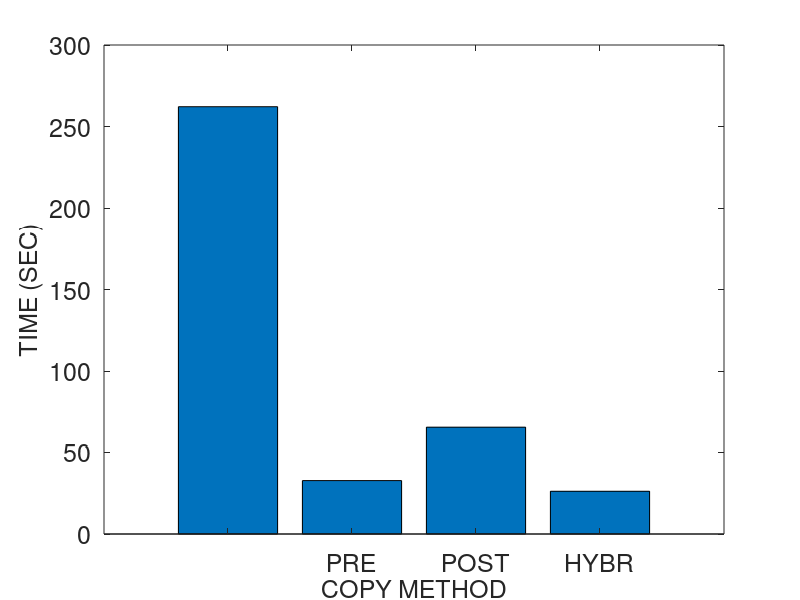
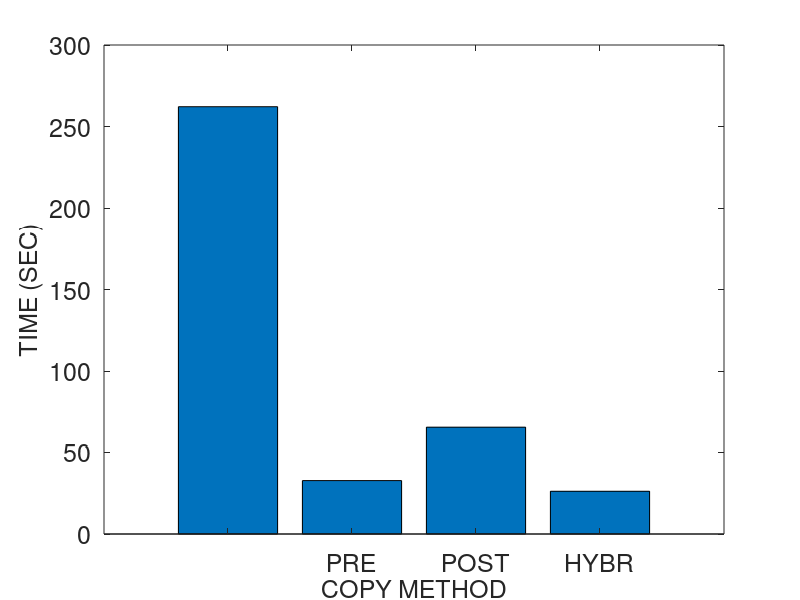
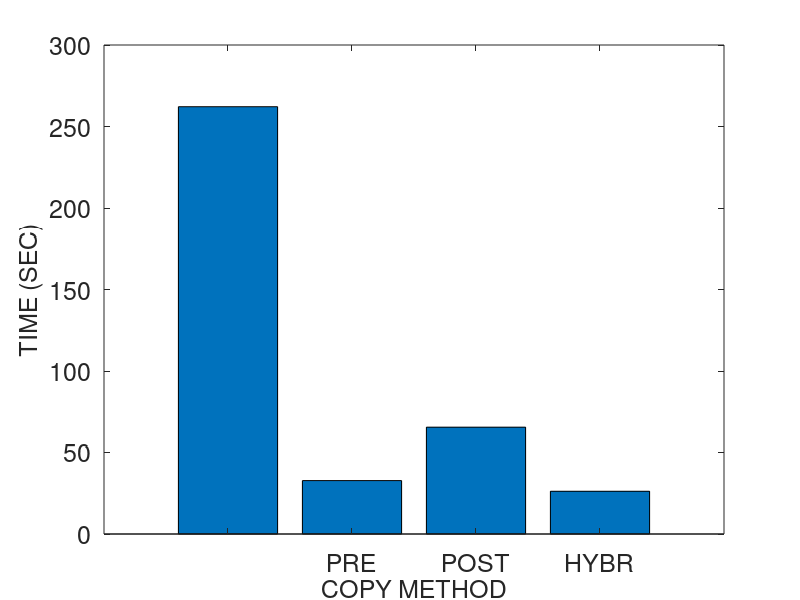
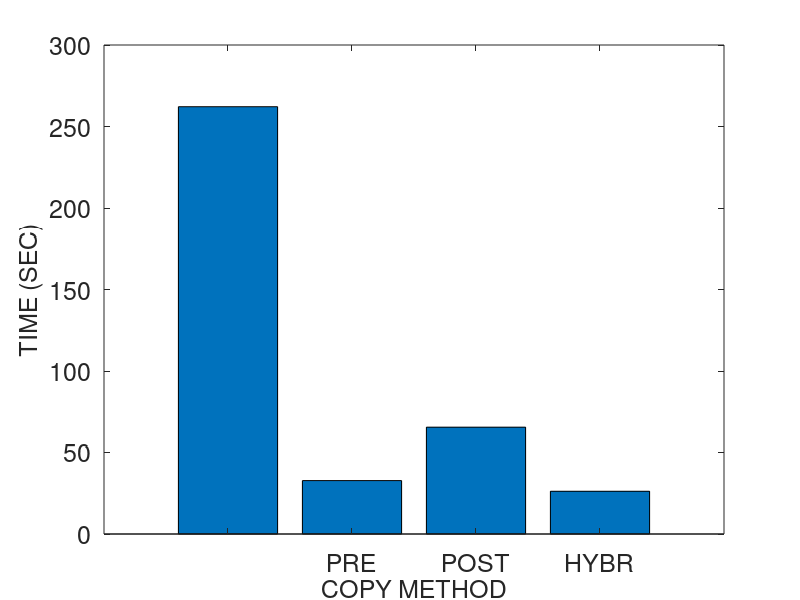

Write MATLAB code to recreate these figures, in order.
% basic hybrid copy migration
% memory size in MB
r = 4096
r *= 1024 % convert to KB

% page dirty rate in percent (%): against to total memory pages
readrate = 0
prefix = strcat ("M4G_R", num2str(readrate))
readrate /= 100

dirtyrate = 100 
prefix = strcat (prefix, "_W", num2str(dirtyrate))
dirtyrate /= 100

% prediction accuracy 0 through 1
acc = 0.2
%acc = 1
%acc = 0

pagesize = 4 % in KB
numpages = r / pagesize

% delta compression rate
comp = 0.5 

% amount of CPU and device states in KB 
scinfo = 100

% working set size in number of pages
wss = numpages * 0.25

% 0: zero, 1: read, 2: dirtied, 3: inactive data
mem = zeros(1, numpages);

run = 1

prefix = strcat (prefix, "_acc", num2str(acc), "_r", num2str(run))

% bandwidth in gbps
b = 1000 
b = b * 1024/8 % convert to KB

fontsize = 18
%fontsize = 20

totaltime = 0;
downtime = 0;
totaldata = 0;

A = zeros(4, 3);

%%%%%%%%%%%%%%%%%%%%%%%%%%%%%%
% precopy migration
%%%%%%%%%%%%%%%%%%%%%%%%%%%%%%
fprintf('\n')
disp('==================== Precopy migration ====================')
% iterations
present = numpages * pagesize
iter = 0
while present > 50 && iter < 29 && totaldata < 4*r
	pretime = present / b
	totaltime += pretime
	totaldata += present
	present = numpages * pagesize * dirtyrate 
	%dirts = wss * dirtyrate
	iter += 1
end

% stop-and-copy phase
% stop conditions: 29 iterations, 50 pages, 4 memory size sent
scsent = scinfo + present * pagesize
downtime = scsent / b
totaltime += downtime
totaldata += scsent

% network fault rate
NFR = 0

A (1, 1) = totaltime;
A (1, 2) = downtime;
A (1, 3) = totaldata;

%%%%%%%%%%%%%%%%%%%%%%%%%%%%%%
% postcopy migration
%%%%%%%%%%%%%%%%%%%%%%%%%%%%%%
fprintf('\n')
disp('===================== Postcopy migration ======================')
totaltime = 0;
downtime = 0;
totaldata = 0;

% stop-and-copy phase
scsent = scinfo
downtime = scsent / b
totaltime += downtime
totaldata += scsent

% prepaging (bubbling) and on-demand paging
postsent = r
posttime = postsent/b
totaltime += posttime
totaldata += postsent
% network fault rate
NFR = 0.2

A (2, 1) = totaltime;
A (2, 2) = downtime;
A (2, 3) = totaldata;

%%%%%%%%%%%%%%%%%%%%%%%%%%%%%%
% hybrid copy migration
%%%%%%%%%%%%%%%%%%%%%%%%%%%%%%
fprintf('\n')
disp('==================== Hybrid copy migration ====================')
totaltime = 0;
downtime = 0;
totaldata = 0;

% precopy phase: single iteration
present = r
pretime = present / b
totaltime += pretime
totaldata += present

% stop-and-copy phase
bitmapsize = 500 % KB
scsent = scinfo + bitmapsize
downtime = scsent / b
totaltime += downtime
totaldata += scsent

% postcopy phase: prepaging (bubbling) and on-demand paging
%dirts = wss * dirtyrate
dirts = numpages * dirtyrate
postsent = dirts * pagesize
posttime = postsent/b
totaltime += posttime
totaldata += postsent
% network fault rate
NFR = 0.2

A (3, 1) = totaltime;
A (3, 2) = downtime;
A (3, 3) = totaldata;

%%%%%%%%%%%%%%%%%%%%%%%%%%%%%%
% proactive hybrid copy migration
%%%%%%%%%%%%%%%%%%%%%%%%%%%%%%
%disp(char(10))
fprintf('\n')
disp('=============== Proactive hybrid copy migration ================')
totaltime = 0;
downtime = 0;
totaldata = 0;

% precopy phase
% LRU, PFR

% scan the dirtied pages
% for dirtied pages
% 	mark dirtied (1)
% 	mem(random (1, wss * 0.1))	
randperm(int64(wss * 0.1));
% for read pages
% 	mark read (2)
% 	mem (random (wss * 0.1, wss * 0.2))

% for pages
% 	predict read/write

% send the pages most likely to be read and least likely to be dirtied
% do not send the pages most likely to be dirtied
% construct queue with the order of p1/p2
%reads = numpages * 0.4 
% total read rate = wss * read_rate = 0.25 * 0.16 = 0.04 (4%)
%read_rate = 0.16
%read_rate = 0.04 % 4% of total memory
% total write rate = wss * write_rate = 0.25 * 0.16 = 0.04 (4%)
%write_rate = 0.16
%write_rate = 0.04 % 4% of total memory
% simple case: readonly pages (RO) - zero dirtied pages 
%RO = 0.3
pred_pages = numpages * readrate * acc

% LRU
% for LRU queue
% 	mark sent
%	insert the pages into cache and perform delta compression

present = pred_pages * pagesize
pretime = present/b
totaltime += pretime
totaldata += present

% stop-and-copy phase
% send the CPU and device states
bitmapsize = 500 % KB
scsent = scinfo + bitmapsize
downtime = scsent/b
totaltime += downtime
totaldata += scsent

% postcopy phase
postsent = (numpages - pred_pages) * pagesize

% exclude the predicted dirtied pages 
pred_dirts = numpages * dirtyrate * acc
postsent = (numpages - pred_pages - pred_dirts) * pagesize
posttime = postsent/b
totaltime += posttime
totaldata += postsent

% network fault rate
NFR = 0.2

A (4, 1) = totaltime;
A (4, 2) = downtime;
A (4, 3) = totaldata

%%%%%%%%%%%%%%%%%%%%%%%%%%%%%%%%%%%%%%%%%%%%%%%%%%%%%%%
%                     plotting
% precopy
% postcopy
% hybrid
% pro-hybrid
%%%%%%%%%%%%%%%%%%%%%%%%%%%%%%%%%%%%%%%%%%%%%%%%%%%%%%%

%prefix = "M4G_R14W14_acc100_r1"
%prefix = strcat ("M4G_R", readrate, "W", dirtyrate, "acc", acc, "r", run)
%prefix = strcat (prefix, "W")
%prefix = strcat (prefix, dirtyrate)

dlmwrite (prefix, A, ' ')

%%%%%%%%%%%%%%%%%%%% total time %%%%%%%%%%%%%%%%%%%%%%
figure;
output = strcat(prefix, ".tt");
%output = prefix
x = ['PRECOPY', 'POSTCOPY', 'HYBRID', 'PRO-HYBRID'];
x = {'', 'PRE', 'POST', 'HYBR', 'PROH', ''};
x = {'', 'PRE', 'POST', 'HYBR', 'PROH'};
%x = 1:1:length(A);
%plot(x, A(:,2)/1000000, x, A(:,3)/1000000, '-.*');
%plot(A(:,2));

%xtics = 1:4:16
%bar(xtics, A(:,1))
bar(A(:,1))
set(gca, 'XTickLabel', x, 'FontSize', fontsize)
xlabel('COPY METHOD', 'FontSize', fontsize);
ylabel('TIME (SEC)', 'FontSize', fontsize);
%legend('PRECOPY', 'POSTCOPY', 'HYBRID', 'PRO-HYBRID');
%bar(x, A(:,1))

saveas (1, strcat(output, ".png"));
saveas (1, strcat(output, ".eps"));
saveas (1, strcat(output, ".emf"));

%%%%%%%%%%%%%%%%%%%% downtime %%%%%%%%%%%%%%%%%%%%%%
figure;
output = strcat(prefix, ".dt");

bar(A(:,2))
set(gca, 'XTickLabel', x, 'FontSize', fontsize)
xlabel('COPY METHOD', 'FontSize', fontsize);
ylabel('TIME (SEC)', 'FontSize', fontsize);

saveas (1, strcat(output, ".png"));
saveas (1, strcat(output, ".eps"));
saveas (1, strcat(output, ".emf"));

%%%%%%%%%%%%%%%%%%%% total data %%%%%%%%%%%%%%%%%%%%%%
figure;
output = strcat(prefix, ".td");

bar(A(:,3))
set(gca, 'XTickLabel', x, 'FontSize', fontsize)
xlabel('COPY METHOD', 'FontSize', fontsize);
ylabel('SIZE (KB)', 'FontSize', fontsize);

saveas (1, strcat(output, ".png"));
saveas (1, strcat(output, ".eps"));
saveas (1, strcat(output, ".emf"));
